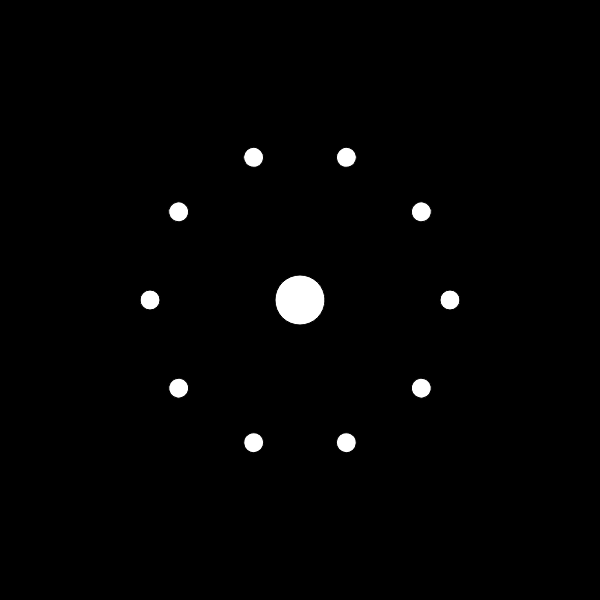
Frame 1 (no input)
Frame 60 (no input): identical to frame 1, image omitted
Frame 120 (the mouse pressed at the canvas centre since frame 60): identical to frame 1, image omitted

The p5.js sketch that drew this single still picture (run headless with seeded random() and noise() and a simulated clock; from frame 60 on, the mouse is pressed at the canvas centre):

// p5.js sketch
// ── sketch.js
function setup() {
  	createCanvas(600, 600);
}

function draw() {
	var n = 10;
	var rad = 150;
	
	background(0);

	translate(width/2, height/2);
	ellipse(0, 0, 50, 50);
	for (var i=0; i<n; i++) {
		push();
		var angle = TWO_PI * (i / n);
		rotate(angle);	
		ellipse(rad, 0, 20, 20);
		pop();
	}
	
}
